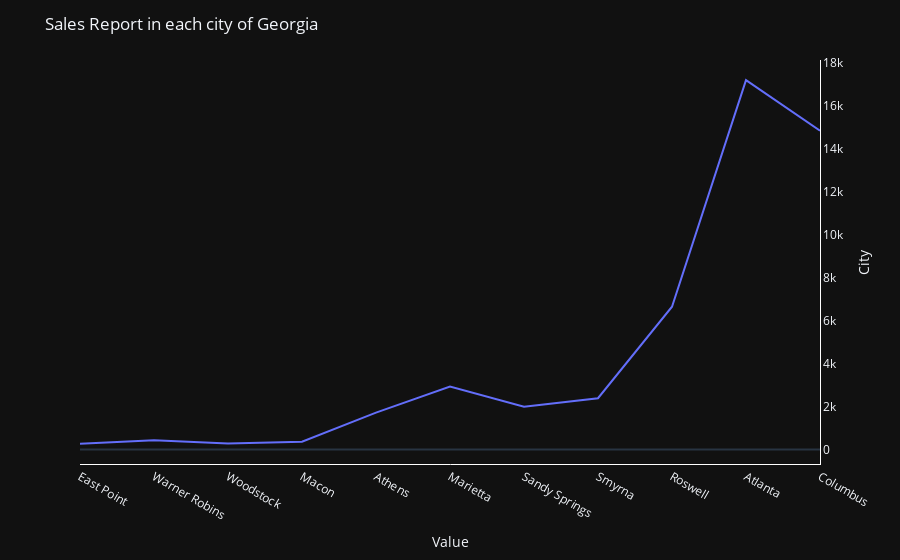
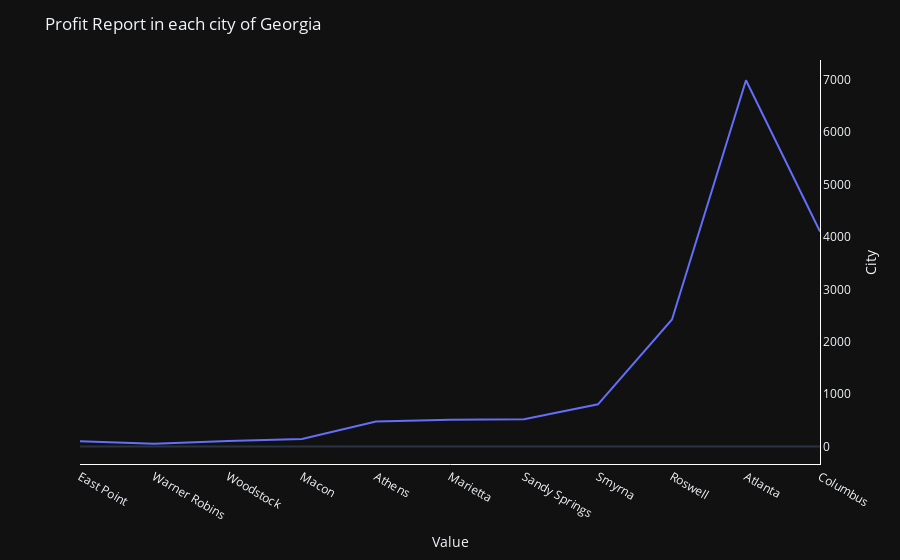

Write notebook code for charts like these, in order.
### Code cell
sales_profit('Georgia')

### Figure 1 — Plotly figure (JSON) as saved in the notebook; plotly's stock layout.template omitted (floating-point values rounded to 4 significant figures)
{"data": [{"hovertemplate": "%{y}", "legendgroup": "Sales", "line": {"color": "#636efa", "dash": "solid"}, "mode": "lines", "name": "Sales", "orientation": "v", "showlegend": true, "type": "scatter", "x": ["East Point", "Warner Robins", "Woodstock", "Macon", "Athens", "Marietta", "Sandy Springs", "Smyrna", "Roswell", "Atlanta", "Columbus"], "xaxis": "x", "y": [268.4, 434.8, 286.7, 364.0, 1721.0, 2939.0, 1997.0, 2390.0, 6652.0, 17200.0, 14850.0], "yaxis": "y"}], "layout": {"hoverlabel": {"font": {"family": "Helvetica", "size": 26}}, "hovermode": "x unified", "legend": {"title": {"text": "variable"}, "tracegroupgap": 0}, "margin": {"t": 60}, "showlegend": false, "title": {"text": "Sales Report in each city of Georgia"}, "xaxis": {"anchor": "y", "domain": [0, 1], "linecolor": "white", "linewidth": 1, "showgrid": false, "showline": true, "title": {"text": "Value"}}, "yaxis": {"anchor": "x", "domain": [0, 1], "linecolor": "white", "linewidth": 1, "showgrid": false, "showline": true, "side": "right", "title": {"text": "City"}}}}

### Figure 2 — Plotly figure (JSON) as saved in the notebook; plotly's stock layout.template omitted (floating-point values rounded to 4 significant figures)
{"data": [{"hovertemplate": "%{y}", "legendgroup": "Profit", "line": {"color": "#636efa", "dash": "solid"}, "mode": "lines", "name": "Profit", "orientation": "v", "showlegend": true, "type": "scatter", "x": ["East Point", "Warner Robins", "Woodstock", "Macon", "Athens", "Marietta", "Sandy Springs", "Smyrna", "Roswell", "Atlanta", "Columbus"], "xaxis": "x", "y": [102.0, 53.69, 104.9, 144.9, 479.3, 512.1, 520.6, 807.3, 2427.0, 6994.0, 4104.0], "yaxis": "y"}], "layout": {"hoverlabel": {"font": {"family": "Helvetica", "size": 26}}, "hovermode": "x unified", "legend": {"title": {"text": "variable"}, "tracegroupgap": 0}, "margin": {"t": 60}, "showlegend": false, "title": {"text": "Profit Report in each city of Georgia"}, "xaxis": {"anchor": "y", "domain": [0, 1], "linecolor": "white", "linewidth": 1, "showgrid": false, "showline": true, "title": {"text": "Value"}}, "yaxis": {"anchor": "x", "domain": [0, 1], "linecolor": "white", "linewidth": 1, "showgrid": false, "showline": true, "side": "right", "title": {"text": "City"}}}}
